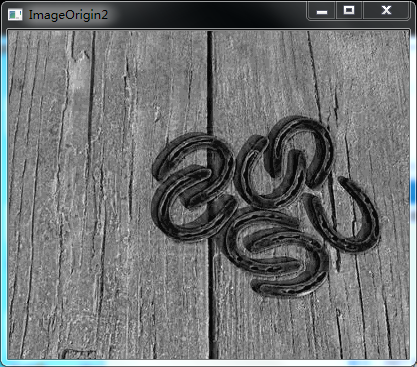
//> input picture Assignments/Assignment1Solutions/刘宏坤/quantized image.png, 417 x 367 px
$ ./test_slic 'quantized image.png' 3   (built with g++ and OpenCV 4)
//> lines starting //> are read from the running program, lines starting //| are printed output that depends on the picture
#include "slic.h"
#include <cstdlib>
#include <cstdio>
#include <opencv2/opencv.hpp>
#include <opencv2/core/core.hpp>

#include <opencv2/highgui/highgui.hpp>
#pragma comment( lib, "opencv_highgui300d.lib")
#pragma comment( lib, "opencv_core300d.lib")


using namespace std;
using namespace cv;


int Maxof1channelMatrix(Mat &Matrix)
{
	int max=0;
	for(int i=0;i<Matrix.rows;i++)
		for(int j=0;j<Matrix.cols;j++)
			if(max<Matrix.at<int>(i,j))
				max=Matrix.at<int>(i,j);
	return max;
}
int Minof1channelMatrix(Mat &Matrix)
{
	int min=0;
	for(int i=0;i<Matrix.rows;i++)
		for(int j=0;j<Matrix.cols;j++)
			if(min>Matrix.at<int>(i,j))
				min=Matrix.at<int>(i,j);
	return min;
}

Mat InitColExtrMatrix(Mat &img)
{
	Mat colExtraMatrixtemp;

	int m=img.rows;
	int n=img.cols*img.channels();
	 for(int j=0;j<m;j++)
	 {
		 uchar *data=img.ptr<uchar>(j);
		 for(int i=0;i<n;i++)
		 {
			 data[i]=data[i]/16*16 + 8;
		 }
	 }
	vector<Mat> solitChannel(img.channels());
	split(img,solitChannel);
	solitChannel[0].convertTo(solitChannel[0],CV_32SC1);
	solitChannel[1].convertTo(solitChannel[1],CV_32SC1);
	solitChannel[2].convertTo(solitChannel[2],CV_32SC1);
	//cout<<solitChannel[0];
	colExtraMatrixtemp=(solitChannel[0]/16)*16*16+(solitChannel[1]/16)*16+(solitChannel[2]/16);
	int min=Minof1channelMatrix(colExtraMatrixtemp);
	int max=Maxof1channelMatrix(colExtraMatrixtemp);
	Mat colExtraMatrixtemp_out=255*(colExtraMatrixtemp-min)/(max-min);
	colExtraMatrixtemp_out.convertTo(colExtraMatrixtemp_out,CV_8U);
	imshow("Image2Origin",colExtraMatrixtemp_out);
	//cout<<solitChannel[0];

	return colExtraMatrixtemp;
}


Mat  CenterPrior(Mat &img)
{
	  Mat centerMap;
    int sigmaD = 150*150;
    Mat coordinateMtx1(img.rows, img.cols, CV_32F, Scalar(0,0,0));
    Mat coordinateMtx2(img.rows, img.cols, CV_32F, Scalar(0,0,0));
    for (int i=0; i<img.cols; i++) {
        for (int j=0; j<img.rows; j++) {
            coordinateMtx1.at<float>(j, i)=j+1;
        }
    }
    for (int i=0; i<img.rows; i++) {
        for (int j=0; j<img.cols; j++) {
            coordinateMtx2.at<float>(i,j)=j+1;
        }
    }
    int centerX=img.rows/2;
    int centerY=img.cols/2;
    Mat centerXMtx=Mat::ones(img.rows, img.cols, CV_32F)*centerX;
    Mat centerYMtx=Mat::ones(img.rows, img.cols, CV_32F)*centerY;
    Mat sumMtx1=(coordinateMtx1-centerXMtx);
    Mat sumMtx2=(coordinateMtx2-centerYMtx);


    exp(-(sumMtx1.mul(sumMtx1)+sumMtx2.mul(sumMtx2))/sigmaD, centerMap);
    imshow("center-prior", centerMap);


    return centerMap;
	// [4 lines of commented-out code are left out]

}


int main(int argc, char** argv)
{
	if (argc != 3) {
		printf("usage: test_slic <filename> <number of superpixels>\n");
		exit(-1);
	}

	cv::Mat img,result,img2;


int *label,*labelstart;


	img = imread(argv[1]);
//> img is the input picture: 367 rows x 417 cols, CV_8UC3; mean B, G, R 116.2, 115.6, 113.3
	cv::namedWindow("ImageOrigin1");
	cv::imshow("ImageOrigin1",img);

	Mat SupSegmatrix(img.rows,img.cols,CV_32SC1);
	cv::Mat ColExtrmatrix(img.rows,img.cols,CV_32SC1);
	int numSuperpixel = atoi(argv[2]);
//> numSuperpixel = 3
    ColExtrmatrix=InitColExtrMatrix(img);//m*n matrix of color information
//> in InitColExtrMatrix, `split(img,solitChannel);`:
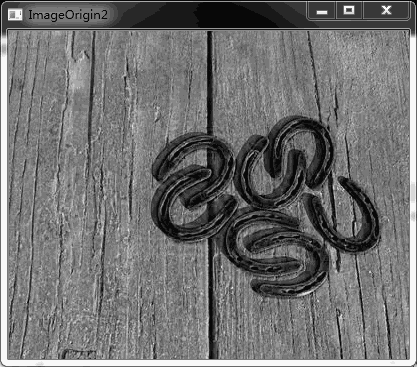
//> solitChannel[0]: 367 rows x 417 cols, CV_8UC1; min 8, max 248, mean 113.1
//> in InitColExtrMatrix, `split(img,solitChannel);`:
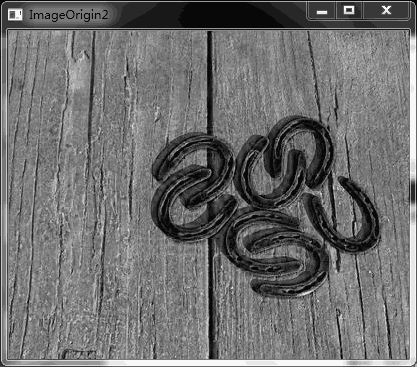
//> solitChannel[2]: 367 rows x 417 cols, CV_8UC1; min 8, max 248, mean 110.6
//> after the loop in Minof1channelMatrix, `for(int i=0;i<Matrix.rows;i++)`: min = 0
//> the loop in Maxof1channelMatrix, `for(int i=0;i<Matrix.rows;i++)` made 367 passes
//> max on passes 1 to 3: 136, 3412, 3412
//> after the loop in Maxof1channelMatrix, `for(int i=0;i<Matrix.rows;i++)`: max = 4232
//> (the run ends here: the program needs code that is not available in this run, at `SLIC slic;`)

$ run again, on Assignments/Assignment1Solutions/刘宏坤/initial saliency map.png
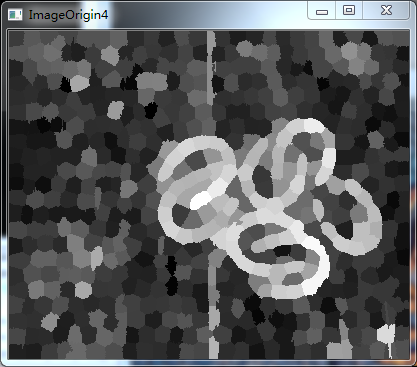
//> input picture Assignments/Assignment1Solutions/刘宏坤/initial saliency map.png, 417 x 367 px
//> img is the input picture: 367 rows x 417 cols, CV_8UC3; mean B, G, R 91.1, 89.9, 88.5
//> numSuperpixel = 3
//> in InitColExtrMatrix, `colExtraMatrixtemp=(solitChannel[0]/16)*16*16+(solitChannel[1]/16)*16+..`:
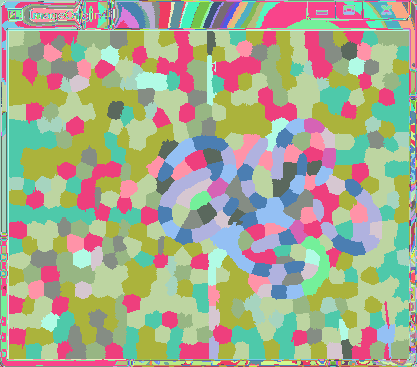
//> colExtraMatrixtemp: 367 rows x 417 cols, CV_32SC1; 202 distinct labels, from 136 to 4232; one colour per label, 0 black
//> after the loop in Minof1channelMatrix, `for(int i=0;i<Matrix.rows;i++)`: min = 0
//> the loop in Maxof1channelMatrix, `for(int i=0;i<Matrix.rows;i++)` made 367 passes
//> max on passes 1 to 3: 1774, 4232, 4232
//> after the loop in Maxof1channelMatrix, `for(int i=0;i<Matrix.rows;i++)`: max = 4232
//> in InitColExtrMatrix, `Mat colExtraMatrixtemp_out=255*(colExtraMatrixtemp-min)/(max-min);`:
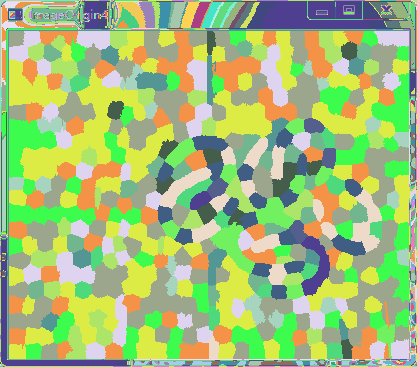
//> colExtraMatrixtemp_out: 367 rows x 417 cols, CV_32SC1; 108 distinct labels, from 8 to 255; one colour per label, 0 black

$ run again, on Assignments/Assignment1Solutions/刘宏坤/superpixel segmentation.png
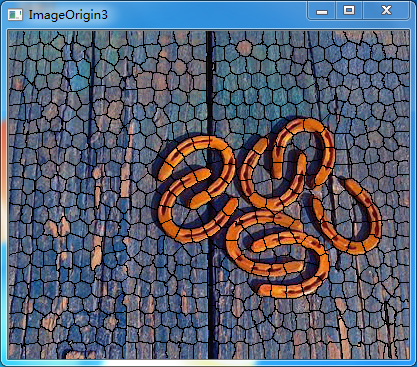
//> input picture Assignments/Assignment1Solutions/刘宏坤/superpixel segmentation.png, 417 x 367 px
//> img is the input picture: 367 rows x 417 cols, CV_8UC3; mean B, G, R 110.7, 94.5, 88.2
//> numSuperpixel = 3
//> in InitColExtrMatrix, `split(img,solitChannel);`:
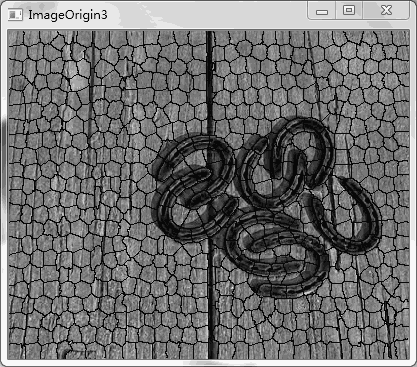
//> solitChannel[0]: 367 rows x 417 cols, CV_8UC1; min 8, max 248, mean 111.7
//> in InitColExtrMatrix, `split(img,solitChannel);`:
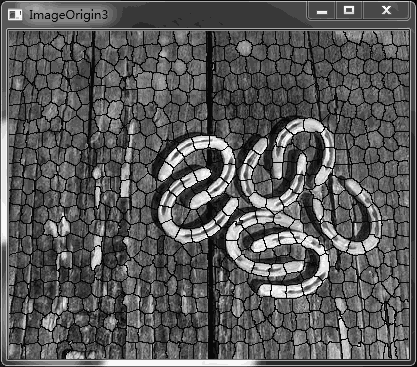
//> solitChannel[2]: 367 rows x 417 cols, CV_8UC1; min 8, max 248, mean 89.4
//> after the loop in Minof1channelMatrix, `for(int i=0;i<Matrix.rows;i++)`: min = 0
//> the loop in Maxof1channelMatrix, `for(int i=0;i<Matrix.rows;i++)` made 367 passes
//> max on passes 1 to 3: 3322, 4214, 4214
//> after the loop in Maxof1channelMatrix, `for(int i=0;i<Matrix.rows;i++)`: max = 4232
